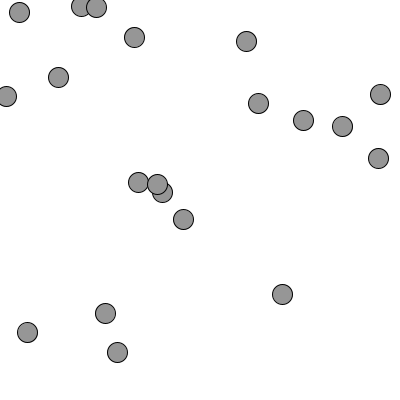
Frame 1 (no input)
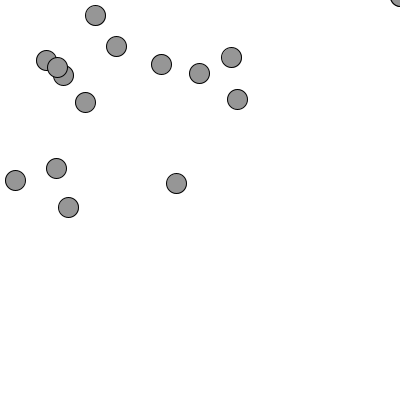
Frame 60 (the mouse pressed at the canvas centre just before this capture)
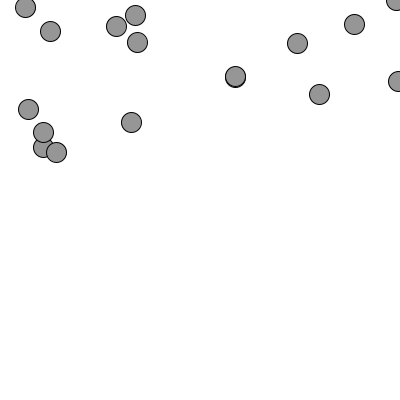
Frame 120 (the mouse held since frame 60 and released just before this capture)

The Processing sketch that drew these frames (run headless with seeded random() and noise(); from frame 60 on, the mouse is pressed at the canvas centre):

// Processing sketch: sketch_Mover_mouse
// ── sketch_Mover_mouse.pde
Mover[] movers = new Mover[20];

void setup() {
    size(400, 400);
    frameRate(30);
    for (int i = 0; i < movers.length; i++) {
        movers[i] = new Mover();    
    }
}

void draw() {
    background(255);
    
    for (int i = 0; i < movers.length; i++) {
        movers[i].update();
        movers[i].checkEdges();
        movers[i].display();    
    }
}

class Mover {
    
    PVector location;
    PVector velocity;
    PVector acceleration;
    float topspeed;
    
    Mover() {
        location = new PVector(random(width), random(height));
        velocity = new PVector(0, 0);
        // acceleration = new PVector(-0.001, 0.01);
        topspeed = 4;
    }
    
    void update() {
        PVector mouse = new PVector(mouseX, mouseY);
        PVector dir = PVector.sub(mouse, location);
        
        dir.normalize();
        dir.mult(0.09);
        
        acceleration = dir;
        
        velocity.add(acceleration);
        velocity.limit(topspeed);
        location.add(velocity);
    }
    
    void display() {
        stroke(0);
        fill(150);
        ellipse(location.x, location.y, 20, 20);
    }
    
    void checkEdges() {
        if (location.x > width) {
            location.x = 0;
        } else if (location.x < 0) {
            location.x = width;
        }
        
        if (location.y > height) {
            location.y = 0;
        } else if (location.y < 0) {
            location.x = height;
        }
    }
    
}
